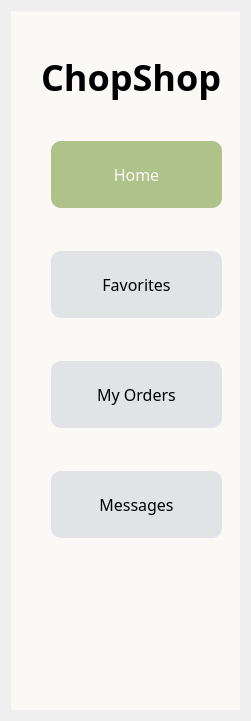
    <widget class="QWidget" name="gridLayoutWidget">
     <property name="geometry">
      <rect>
       <x>-1</x>
       <y>-1</y>
       <width>251</width>
       <height>721</height>
      </rect>
     </property>
     <layout class="QGridLayout" name="gridLayout">
      <item row="0" column="0">
       <widget class="QWidget" name="navbar" native="true">
        <property name="cursor">
         <cursorShape>ArrowCursor</cursorShape>
        </property>
        <property name="styleSheet">
         <string notr="true">background-color: #FAF9F6;</string>
        </property>
        <widget class="QLabel" name="Logolabel">
         <property name="geometry">
          <rect>
           <x>30</x>
           <y>40</y>
           <width>191</width>
           <height>51</height>
          </rect>
         </property>
         <property name="font">
          <font>
           <family>Supermercado</family>
           <pointsize>-1</pointsize>
           <weight>87</weight>
           <bold>true</bold>
          </font>
         </property>
         <property name="styleSheet">
          <string notr="true">font-family: Supermercado;
                font-size: 36px;
                font-weight: 700;
                line-height: normal;
                text-align: center;
                color: #000000;</string>
         </property>
         <property name="text">
          <string>ChopShop</string>
         </property>
        </widget>
        <widget class="QPushButton" name="homebutton">
         <property name="geometry">
          <rect>
           <x>40</x>
           <y>130</y>
           <width>171</width>
           <height>67</height>
          </rect>
         </property>
         <property name="styleSheet">
          <string notr="true">QPushButton{
	color: #FAF9F6;
                font-family: Suwannaphum;
                font-size: 16px;
                font-style: normal;
                font-weight: 400;
                line-height: normal;
                background-color: #AEC289;
                border-radius: 10px;
}
QPushButton:hover {
                background-color: #F4DBDB;
                color: black;
            }
</string>
         </property>
         <property name="text">
          <string>Home</string>
         </property>
         <property name="checkable">
          <bool>true</bool>
         </property>
         <property name="autoExclusive">
          <bool>true</bool>
         </property>
        </widget>
        <widget class="QPushButton" name="favbutton">
         <property name="geometry">
          <rect>
           <x>40</x>
           <y>240</y>
           <width>171</width>
           <height>67</height>
          </rect>
         </property>
         <property name="styleSheet">
          <string notr="true">QPushButton{
	color: #000;
                font-family: Suwannaphum;
                font-size: 16px;
                font-style: normal;
                font-weight: 400;
                line-height: normal;
                background-color: #E1E3E7;
                border-radius: 10px;
}
QPushButton:hover {
                background-color: #F4DBDB;
                color: black;
            }</string>
         </property>
         <property name="text">
          <string>Favorites</string>
         </property>
         <property name="checkable">
          <bool>true</bool>
         </property>
         <property name="autoExclusive">
          <bool>true</bool>
         </property>
        </widget>
        <widget class="QPushButton" name="orderbutton">
         <property name="geometry">
          <rect>
           <x>40</x>
           <y>350</y>
           <width>171</width>
           <height>67</height>
          </rect>
         </property>
         <property name="styleSheet">
          <string notr="true">QPushButton{
	color: #000;
                font-family: Suwannaphum;
                font-size: 16px;
                font-style: normal;
                font-weight: 400;
                line-height: normal;
                background-color: #E1E3E7;
                border-radius: 10px;
}
QPushButton:hover {
                background-color: #F4DBDB;
                color: black;
            }</string>
         </property>
         <property name="text">
          <string>My Orders</string>
         </property>
         <property name="checkable">
          <bool>true</bool>
         </property>
         <property name="autoExclusive">
          <bool>true</bool>
         </property>
        </widget>
        <widget class="QPushButton" name="messbutton">
         <property name="geometry">
          <rect>
           <x>40</x>
           <y>460</y>
           <width>171</width>
           <height>67</height>
          </rect>
         </property>
         <property name="styleSheet">
          <string notr="true">QPushButton{
	color: #000;
                font-family: Suwannaphum;
                font-size: 16px;
                font-style: normal;
                font-weight: 400;
                line-height: normal;
                background-color: #E1E3E7;
                border-radius: 10px;
}
QPushButton:hover {
                background-color: #F4DBDB;
                color: black;
            }</string>
         </property>
         <property name="text">
          <string>Messages</string>
         </property>
         <property name="checkable">
          <bool>true</bool>
         </property>
         <property name="autoExclusive">
          <bool>true</bool>
         </property>
        </widget>
        <widget class="QPushButton" name="settingbutton">
         <property name="geometry">
          <rect>
           <x>70</x>
           <y>630</y>
           <width>30</width>
           <height>30</height>
          </rect>
         </property>
         <property name="cursor">
          <cursorShape>PointingHandCursor</cursorShape>
         </property>
         <property name="styleSheet">
          <string notr="true">image: url(:/pic/realimages/settingpic.png);
border: none;</string>
         </property>
         <property name="text">
          <string/>
         </property>
         <property name="iconSize">
          <size>
           <width>30</width>
           <height>30</height>
          </size>
         </property>
        </widget>
        <widget class="QPushButton" name="exitbutton">
         <property name="geometry">
          <rect>
           <x>140</x>
           <y>630</y>
           <width>27</width>
           <height>27</height>
          </rect>
         </property>
         <property name="cursor">
          <cursorShape>PointingHandCursor</cursorShape>
         </property>
         <property name="styleSheet">
          <string notr="true">image: url(:/pic/realimages/exitpic.png);
border: none;</string>
         </property>
         <property name="text">
          <string/>
         </property>
         <property name="iconSize">
          <size>
           <width>27</width>
           <height>27</height>
          </size>
         </property>
         <property name="flat">
          <bool>false</bool>
         </property>
        </widget>
       </widget>
      </item>
     </layout>
    </widget>
